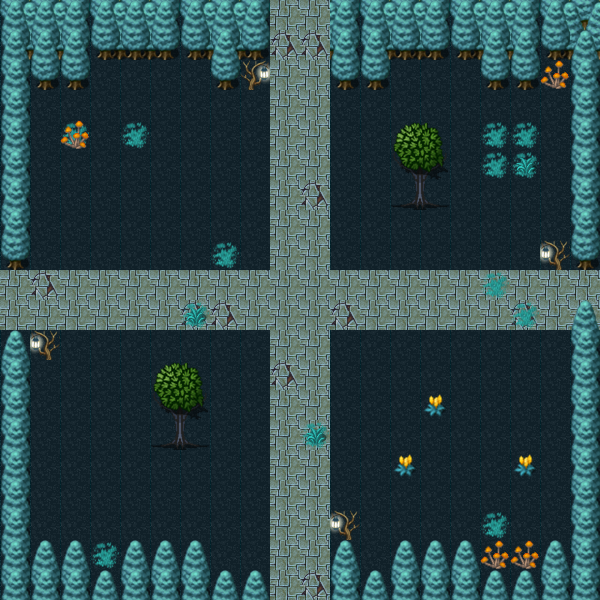

This is a level from a 2D game, rendered from its Tiled map with the project's own tilesets. A one-line summary and the map file follow, with tile-layer data summarised:
An orthogonal 20x20 tile map with 30x30 px tiles, 7 tile layers (grass, wall, wall2, path, ...), 14 tilesets and 8 objects.

<map version="1.0" orientation="orthogonal" renderorder="right-down" width="20" height="20" tilewidth="30" tileheight="30" nextobjectid="10">
 <tileset firstgid="1" name="grass05" tilewidth="30" tileheight="30" tilecount="1" columns="1">
  <image source="../sprite/Map/grass05.png" width="34" height="31" />
 </tileset>
 <tileset firstgid="2" name="edge03" tilewidth="30" tileheight="30" tilecount="6" columns="3">
  <image source="../sprite/Map/edge03.png" width="90" height="60" />
 </tileset>
 <tileset firstgid="8" name="edge04" tilewidth="30" tileheight="30" tilecount="1" columns="1">
  <image source="../sprite/Map/edge04.png" width="30" height="30" />
 </tileset>
 <tileset firstgid="9" name="tree22" tilewidth="30" tileheight="30" tilecount="2" columns="1">
  <image source="../sprite/Map/tree22.png" width="30" height="60" />
 </tileset>
 <tileset firstgid="11" name="ground04" tilewidth="30" tileheight="30" tilecount="1" columns="1">
  <image source="../sprite/Map/ground04.png" width="30" height="30" />
 </tileset>
 <tileset firstgid="12" name="ground05" tilewidth="30" tileheight="30" tilecount="1" columns="1">
  <image source="../sprite/Map/ground05.png" width="30" height="30" />
 </tileset>
 <tileset firstgid="13" name="grass11" tilewidth="30" tileheight="30" tilecount="1" columns="1">
  <image source="../sprite/Map/grass11.png" width="30" height="30" />
 </tileset>
 <tileset firstgid="14" name="flower03" tilewidth="30" tileheight="30" tilecount="1" columns="1">
  <image source="../sprite/Map/flower03.png" width="30" height="30" />
 </tileset>
 <tileset firstgid="15" name="tree23" tilewidth="30" tileheight="30" tilecount="1" columns="1">
  <image source="../sprite/Map/tree23.png" width="30" height="50" />
 </tileset>
 <tileset firstgid="16" name="tree24" tilewidth="30" tileheight="30" tilecount="2" columns="1">
  <image source="../sprite/Map/tree24.png" width="30" height="60" />
 </tileset>
 <tileset firstgid="18" name="tree21" tilewidth="30" tileheight="30" tilecount="2" columns="1">
  <image source="../sprite/Map/tree21.png" width="56" height="60" />
 </tileset>
 <tileset firstgid="20" name="leaf01" tilewidth="30" tileheight="30" tilecount="4" columns="2">
  <image source="../sprite/Map/leaf01.png" width="60" height="60" />
 </tileset>
 <tileset firstgid="24" name="flower22" tilewidth="30" tileheight="30" tilecount="1" columns="1">
  <image source="../sprite/Map/flower22.png" width="30" height="30" />
 </tileset>
 <tileset firstgid="25" name="grass12" tilewidth="30" tileheight="30" tilecount="1" columns="1">
  <image source="../sprite/Map/grass12.png" width="30" height="30" />
 </tileset>
 <layer name="grass" width="20" height="20">
  <data>[400 cells, 400 non-empty, 1 distinct tile ids]</data>
 </layer>
 <layer name="wall" width="20" height="20">
  <data>[400 cells, 40 non-empty, 6 distinct tile ids]</data>
 </layer>
 <layer name="wall2" width="20" height="20">
  <data>[400 cells, 38 non-empty, 2 distinct tile ids]</data>
 </layer>
 <layer name="path" width="20" height="20">
  <data>[400 cells, 76 non-empty, 2 distinct tile ids]</data>
 </layer>
 <layer name="path2" width="20" height="20">
  <data>[400 cells, 88 non-empty, 4 distinct tile ids]</data>
 </layer>
 <layer name="asesery" width="20" height="20">
  <data>[400 cells, 16 non-empty, 4 distinct tile ids]</data>
 </layer>
 <layer name="asesery2" width="20" height="20">
  <data>[400 cells, 14 non-empty, 6 distinct tile ids]</data>
 </layer>
 <objectgroup name="not_pass">
  <object id="1" x="0" y="0" width="600" height="90" />
  <object id="2" x="570" y="90" width="30" height="180" />
  <object id="3" x="0" y="90" width="30" height="180" />
  <object id="4" x="570" y="330" width="30" height="210" />
  <object id="5" x="0" y="330" width="30" height="210" />
  <object id="7" x="0" y="540" width="600" height="90" />
  <object id="8" x="390" y="120" width="60" height="90" />
  <object id="9" x="150" y="360" width="60" height="90" />
 </objectgroup>
</map>
